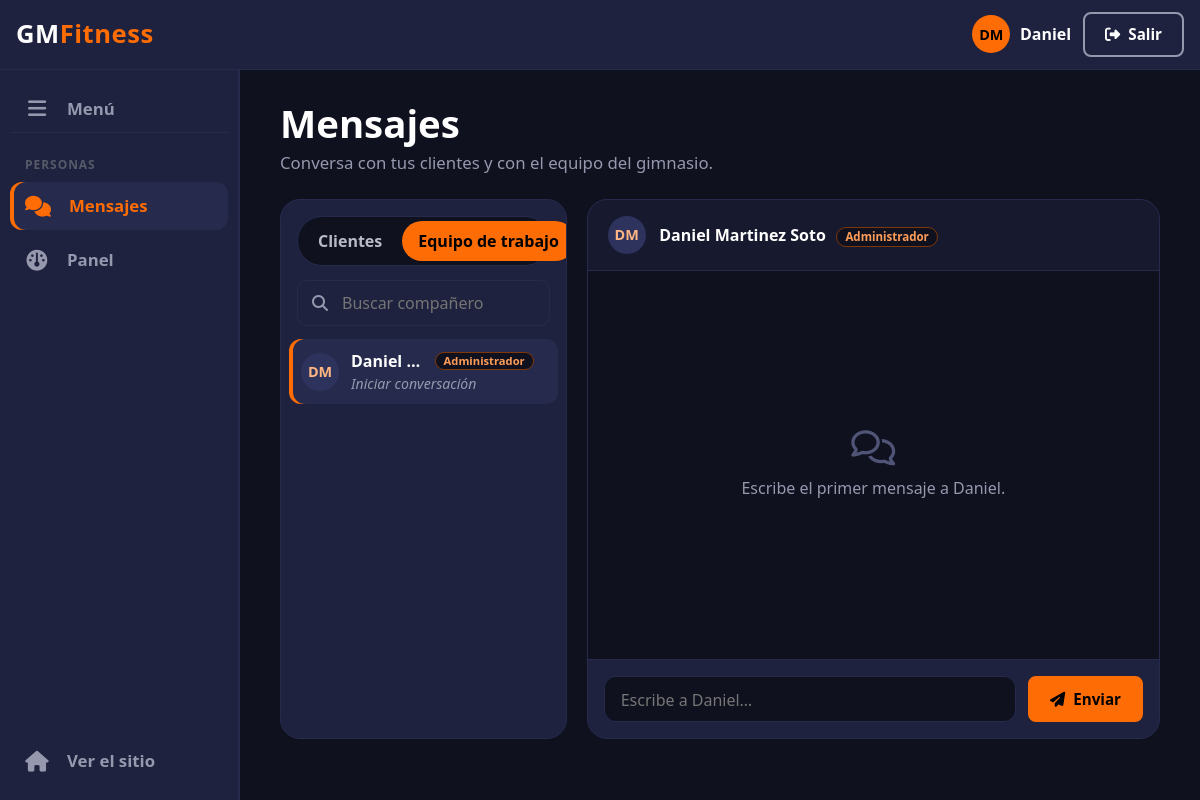
The app's page /mensajes/3/ (signed in), older data.
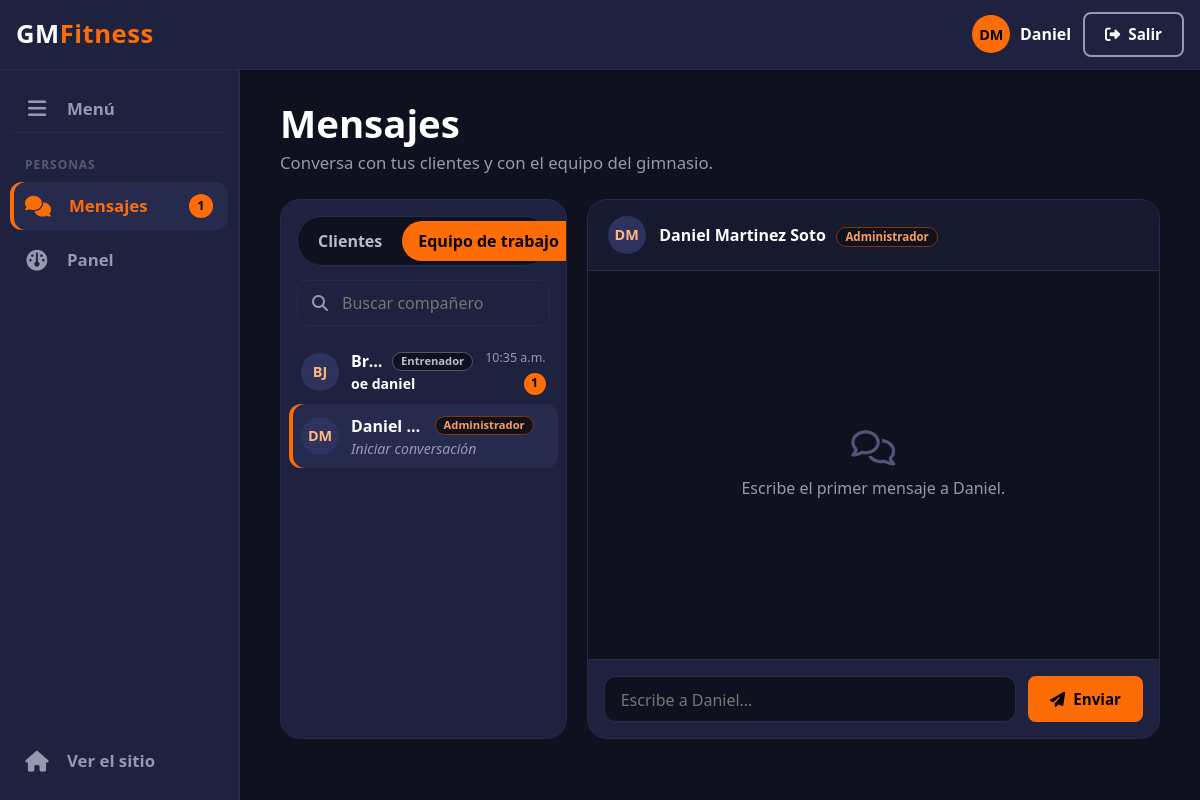
The same page, newer data.
### gmf/models.py (models this page shows, shortened)
class Usuario(AbstractUser):
    username = None
    email = models.EmailField("email", unique=True)
    fecha_nacimiento = models.DateField(null=True, blank=True)
    telefono = models.CharField(max_length=20, blank=True)
    rol = models.CharField(max_length=20, choices=RolUsuario.choices, default=RolUsuario.CLIENTE)
    sede = models.ForeignKey(
        Sede, on_delete=models.SET_NULL, null=True, blank=True, related_name="usuarios"
    )
    USERNAME_FIELD = "email"
    REQUIRED_FIELDS = ["first_name", "last_name"]
    objects = UsuarioManager()

class Mensaje(models.Model):
    remitente = models.ForeignKey(Usuario, on_delete=models.CASCADE, related_name="mensajes_enviados")
    destinatario = models.ForeignKey(Usuario, on_delete=models.CASCADE, related_name="mensajes_recibidos")
    texto = models.TextField()
    fecha_envio = models.DateTimeField(auto_now_add=True)
    leido = models.BooleanField("leído", default=False)
    class Meta:
        ordering = ["fecha_envio"]
        constraints = [
            models.CheckConstraint(
                condition=~Q(remitente=F("destinatario")), name="mensaje_remitente_distinto_destinatario"
            )
        ]
    @classmethod
    def conversacion(cls, usuario_a, usuario_b):
        return cls.objects.filter(
            Q(remitente=usuario_a, destinatario=usuario_b) | Q(remitente=usuario_b, destinatario=usuario_a)
        )

### gmf/views_mensajes.py (the view, shortened to what this page needs)
# urls.py: path("mensajes/", views_mensajes.mensajes_bandeja, name="mensajes"),
@login_required
def mensajes_bandeja(request, usuario_id=None):
    yo = request.user
    otro = get_object_or_404(Usuario, pk=usuario_id) if usuario_id else None
    if otro == yo:
        return redirect("mensajes")
    error = ""
    es_cliente = yo.rol == RolUsuario.CLIENTE
    if otro:
        pestana = pestana_de(yo, otro)
    else:
        pestana = "todos" if es_cliente else request.GET.get("pestana", "clientes")
        if pestana not in ("clientes", "equipo", "todos") or (pestana == "todos" and not es_cliente):
            pestana = "clientes"
    texto_buscar = request.GET.get("q", "").strip()
    filas = contactos(yo, pestana, texto_buscar)
    if not otro and filas and filas[0]["ultimo"] and request.GET.get("lista") != "1":
        return redirect(f"{request.path}{filas[0]['usuario'].id}/")
    chat = []
    if otro:
        Mensaje.objects.filter(remitente=otro, destinatario=yo, leido=False).update(leido=True)
        for fila in filas:
            if fila["usuario"].id == otro.id:
                fila["no_leidos"] = 0
        if not any(f["usuario"].id == otro.id for f in filas):
            filas.insert(0, {"usuario": otro, "ultimo": None, "no_leidos": 0})
        chat = dias_de_conversacion(Mensaje.conversacion(yo, otro).order_by("fecha_envio", "id"))
    contexto = {
        "seccion": "mensajes", "pestana": pestana, "es_cliente": es_cliente,
        "filas": filas, "q": texto_buscar, "otro": otro, "chat": chat,
        "detalle_otro": detalle_de(otro) if otro else "",
        "puede_escribir": puede_escribir(yo, otro) if otro else False,
        "no_leidos": no_leidos_por_pestana(yo), "error": error, "texto": request.POST.get("texto", ""),
        "max_texto": MAX_TEXTO, "hoy_texto": timezone.localdate().strftime("%Y%m%d"),
    }
    return render(request, "mensajes/mensajes.html", contexto, status=400 if error else 200)

### gmf/templates/mensajes/mensajes.html (shortened to what this page needs)
{% extends "entrenador/base_entrenador.html" %}
{% load static gmf_extras %}
{% block estilos_pagina %}<link rel="stylesheet" href="{% static 'css/mensajes.css' %}">{% endblock %}
{% block pagina %}
    <div id="encabezado-modulo">
        <div>
            <h1 id="titulo-modulo">Mensajes</h1>
            <p class="descripcion-modulo">{% if es_cliente %}Conversa con tus profesionales y con el equipo del gimnasio.{% else %}Conversa con tus clientes y con el equipo del gimnasio.{% endif %}</p>
        </div>
    </div>
    <div id="bandeja" class="{% if otro %}con-chat{% else %}sin-chat{% endif %}">
        <aside id="lista-conversaciones" aria-label="Conversaciones">
            {% if not es_cliente %}
                <div class="selector-segmentado" role="tablist" aria-label="Tipo de conversación">
                    <a role="tab" href="{% url 'mensajes' %}?pestana=clientes&lista=1" aria-selected="{% if pestana == 'clientes' %}true{% else %}false{% endif %}"{% if pestana == 'clientes' %} class="activo"{% endif %}>
                        Clientes {% if no_leidos.clientes %}<span class="contador" aria-label="{{ no_leidos.clientes }} sin leer">{{ no_leidos.clientes }}</span>{% endif %}
                    </a>
                    <a role="tab" href="{% url 'mensajes' %}?pestana=equipo&lista=1" aria-selected="{% if pestana == 'equipo' %}true{% else %}false{% endif %}"{% if pestana == 'equipo' %} class="activo"{% endif %}>
                        Equipo de trabajo {% if no_leidos.equipo %}<span class="contador" aria-label="{{ no_leidos.equipo }} sin leer">{{ no_leidos.equipo }}</span>{% endif %}
                    </a>
                </div>
            {% endif %}
            <form method="get" action="{% url 'mensajes' %}" id="caja-buscar" role="search">
                <i class="fa-solid fa-magnifying-glass" aria-hidden="true"></i>
                <input type="search" id="buscar" name="q" value="{{ q }}"
                       placeholder="{% if pestana == 'clientes' %}Buscar cliente{% elif pestana == 'equipo' %}Buscar compañero{% else %}Buscar{% endif %}"
                       aria-label="Buscar conversación">
            </form>
            <ul class="filas-conversacion" role="list">
                {% for f in filas %}
                    {% with u=f.usuario %}
                    <li>
                        <a class="fila-conversacion{% if otro and u.id == otro.id %} abierta{% endif %}{% if f.no_leidos %} sin-leer{% endif %}"
                           href="{% url 'conversacion' u.id %}"{% if otro and u.id == otro.id %} aria-current="true"{% endif %}>
                            <span class="usuario-bola{% if u.rol != 'CLIENTE' %} bola-equipo{% endif %}" aria-hidden="true">{{ u|iniciales }}</span>
                            <span class="fila-texto">
                                <span class="fila-nombre">
                                    <strong>{{ u.get_full_name|default:u.email }}</strong>
                                    {% if u.rol != "CLIENTE" %}<span class="etiqueta-rol{% if u.rol == 'ADMINISTRADOR' %} rol-administrador{% endif %}">{{ u.get_rol_display }}</span>{% endif %}
                                </span>
                                <span class="fila-vista">
                                    {% if f.ultimo %}{% if f.ultimo.remitente_id == user.id %}Tú: {% endif %}{{ f.ultimo.texto|truncatechars:60 }}{% else %}<em>Iniciar conversación</em>{% endif %}
                                </span>
                            </span>
                            <span class="fila-meta">
                                {% if f.ultimo %}<time datetime="{{ f.ultimo.fecha_envio|date:'c' }}">{% if f.ultimo.fecha_envio|date:'Ymd' == hoy_texto %}{{ f.ultimo.fecha_envio|time:"g:i a" }}{% else %}{{ f.ultimo.fecha_envio|date:"j M"|lower }}{% endif %}</time>{% endif %}
                                {% if f.no_leidos %}<span class="contador-fila" aria-label="{{ f.no_leidos }} sin leer">{{ f.no_leidos }}</span>{% endif %}
                            </span>
                        </a>
                    </li>
                    {% endwith %}
                {% empty %}
                    <li class="vacio-lista">
                        {% if q %}Nadie coincide con «{{ q }}».{% elif pestana == 'clientes' %}Aún no tienes clientes. Cuando asignes una rutina, podrás escribirles aquí.{% else %}No hay conversaciones todavía.{% endif %}
                    </li>
                {% endfor %}
            </ul>
        </aside>
        <section id="chat" aria-label="Conversación">
            {% if otro %}
                <div id="chat-cabecera">
                    <span class="usuario-bola{% if otro.rol != 'CLIENTE' %} bola-equipo{% endif %}" aria-hidden="true">{{ otro|iniciales }}</span>
                    <div>
                        <strong>{{ otro.get_full_name|default:otro.email }}</strong>
                        <span class="etiqueta-rol{% if otro.rol == 'ADMINISTRADOR' %} rol-administrador{% endif %}">{{ otro.get_rol_display }}</span>
                    </div>
                </div>
                <div id="chat-mensajes" tabindex="0" aria-live="polite">
                    {% for grupo in chat %}
                        <p class="separador-dia"><span>{% if grupo.etiqueta == "Hoy" or grupo.etiqueta == "Ayer" %}{{ grupo.etiqueta }}{% else %}{{ grupo.etiqueta|date:"j \d\e F"|lower }}{% endif %}</span></p>
                        {% for m in grupo.mensajes %}
                            <div class="burbuja {% if m.remitente_id == user.id %}mia{% else %}otra{% endif %}">
                                <p>{{ m.texto|linebreaksbr }}</p>
                                <time datetime="{{ m.fecha_envio|date:'c' }}">{{ m.fecha_envio|time:"g:i a" }}{% if m.remitente_id == user.id and m.leido %} · Leído{% endif %}</time>
                            </div>
                        {% endfor %}
                    {% empty %}
                        <p class="chat-vacio"><i class="fa-regular fa-comments" aria-hidden="true"></i>Escribe el primer mensaje a {{ otro.first_name|default:otro.email }}.</p>
                    {% endfor %}
                </div>
                {% if puede_escribir %}
                    <form method="post" id="form-mensaje">
                        <textarea id="texto-mensaje" name="texto" rows="1" maxlength="{{ max_texto }}" required
                                  placeholder="Escribe a {{ otro.first_name|default:otro.email }}…">{{ texto }}</textarea>
                        <button type="submit" class="boton-primario"><i class="fa-solid fa-paper-plane"></i> Enviar</button>
                    </form>
                {% else %}
                    <p class="chat-bloqueado">No puedes responder en esta conversación.</p>
                {% endif %}
            {% else %}
                <div class="chat-vacio grande">
                    <i class="fa-regular fa-comments" aria-hidden="true"></i>
                    <p>Elige una conversación de la lista{% if pestana == 'equipo' %} o escribe a un compañero{% endif %}.</p>
                </div>
            {% endif %}
        </section>
    </div>
{% endblock %}

### gmf/templates/entrenador/base_entrenador.html (shortened to what this page needs)
{% extends "base.html" %}
{% load static gmf_extras %}
{% block estilos %}
    <link rel="stylesheet" href="{% static 'css/panel.css' %}">
    <link rel="stylesheet" href="{% static 'css/entrenador.css' %}">
    {% block estilos_pagina %}{% endblock %}
{% endblock %}
{% block contenido %}
    {% mensajes_no_leidos user as no_leidos_total %}
    <aside id="barra-lateral" class="expandida" aria-label="Secciones">
        <button type="button" id="btn-toggle" class="item-lateral" aria-expanded="true" aria-controls="barra-lateral">
            <i class="fa-solid fa-bars"></i>
            <span>Menú</span>
        </button>
        <p class="titulo-grupo"><span>Personas</span></p>
        <a class="item-lateral{% if seccion == 'mensajes' %} activo{% endif %}" href="{% url 'mensajes' %}" title="Mensajes{% if no_leidos_total %} ({{ no_leidos_total }} sin leer){% endif %}"{% if seccion == 'mensajes' %} aria-current="page"{% endif %}>
            <i class="fa-solid fa-comments"></i><span>Mensajes</span>
            {% if no_leidos_total %}<b class="contador-lateral" aria-label="{{ no_leidos_total }} sin leer">{{ no_leidos_total }}</b>{% endif %}
        </a>
        {% if user.rol == "ADMINISTRADOR" %}
            <a class="item-lateral" href="{% url 'panel' %}" title="Panel de administración">
                <i class="fa-solid fa-gauge"></i><span>Panel</span>
            </a>
        {% endif %}
        <a class="item-lateral item-abajo" href="{% url 'inicio' %}" title="Ver el sitio">
            <i class="fa-solid fa-house"></i><span>Ver el sitio</span>
        </a>
    </aside>
    <section id="contenido"{% block clase_contenido %}{% endblock %}>
        {% block pagina %}{% endblock %}
    </section>
{% endblock %}

### gmf/templates/base.html (shortened to what this page needs)
{% load static gmf_extras %}
<!DOCTYPE html>
<html lang="es">
<head>
    <link rel="stylesheet" href="https://cdn.jsdelivr.net/npm/bootstrap@5.3.8/dist/css/bootstrap.min.css">
    <link rel="stylesheet" href="https://cdnjs.cloudflare.com/ajax/libs/font-awesome/6.5.1/css/all.min.css">
    <link rel="stylesheet" href="{% static 'css/base.css' %}">
    {% block estilos %}{% endblock %}
</head>
<body>
    <header>
        <nav class="contenedor" aria-label="Principal">
            <a class="logo" href="{% url 'inicio' %}">GM<span>Fitness</span></a>
            <div id="acciones-cuenta">
                {% if user.is_authenticated %}
                    <div id="saludo-usuario">
                        <span class="usuario-bola" aria-hidden="true">{{ user|iniciales }}</span>
                        <span>{{ user.first_name|default:user.email }}</span>
                    </div>
                    <form id="form-salir" method="post" action="{% url 'salir' %}">
                        <button type="submit" class="boton-secundario">
                            <i class="fa-solid fa-right-from-bracket"></i> Salir
                        </button>
                    </form>
                {% else %}
                    <a class="boton-secundario" href="{% url 'ingresar' %}">Ingresar</a>
                    <a class="boton-primario" href="{% url 'registro' %}">Registrarse</a>
                {% endif %}
            </div>
        </nav>
    </header>
    <main>
        {% block contenido %}{% endblock %}
    </main>
</body>
</html>

Row changes from the older to the newer data that the page shows:
added Usuario: usuario|iniciales "BJ", usuario.get_full_name "Br…", usuario.rol "Entrenador", ultimo.texto "oe daniel", ultimo.fecha_envio "10:35 a.m.", no_leidos "1"
Text that changed along with them:
{{ no_leidos_total }}: (not shown) → "1"
